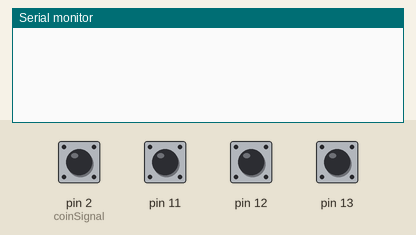
The sketch below on a simulated Arduino Uno, built with avr-gcc and run on an emulated ATmega328P. Shown: the last lines printed to the serial monitor. The test bench sets the inputs (shaded band); at power-on: pin 2 (coinSignal), pin 11–13 HIGH.

Above: at 1.3 s.
1.4 s: pin 2 (coinSignal) pulled LOW for 0.15 s
At 1.7 s:
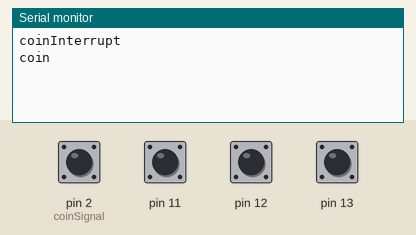
3.0 s: pin 11 pulled LOW for 0.15 s
At 4.3 s:
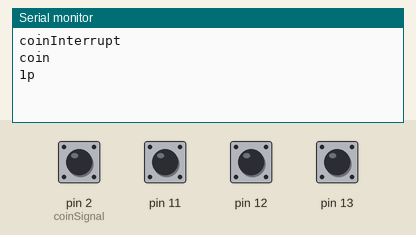
4.6 s: pin 13 pulled LOW for 0.15 s
At 5.8 s:
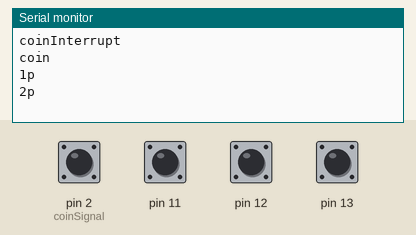

The sketch:

StartButton.ino
```cpp
// 구조체 정의
struct Button {
  int pin;  // 버튼 핀 번호
  int state;  // 버튼 상태를 저장할 변수
  int lastState; // 이전 버튼 상태를 저장할 변수
  unsigned long lastDebounceTime; // 마지막 디바운싱 타임스탬프
};

// 버튼 객체 생성
Button coinInsert = {12, 0, HIGH, 0}; // 코인 삽입 버튼
Button button1p = {11, 0, HIGH, 0};   // 1p 버튼
Button button2p = {13, 0, HIGH, 0};   // 2p 버튼

int coinSignal = 2;
bool isInserted = false;

unsigned long debounceDelay = 50;    // 디바운싱 딜레이

void setup() {
  Serial.begin(115200);
  pinMode(coinInsert.pin, INPUT_PULLUP);
  pinMode(button1p.pin, INPUT_PULLUP);
  pinMode(button2p.pin, INPUT_PULLUP);
  pinMode(coinSignal, INPUT_PULLUP);

  attachInterrupt(digitalPinToInterrupt(coinSignal), coinInterrupt, FALLING );

  delay(100);
}

void loop() {
  // 코인 삽입 버튼 업데이트
  updateButton(&coinInsert);
  // 1p 버튼 업데이트
  updateButton(&button1p);
  // 2p 버튼 업데이트
  updateButton(&button2p);

  if(isInserted){
    isInserted = false;
    Serial.println("coin");
    // delay(2000);
  }
}

// 버튼 업데이트 함수
void updateButton(Button *button) {
  int reading = digitalRead(button->pin);

  if (reading != button->lastState) {
    button->lastDebounceTime = millis();
  }

  if ((millis() - button->lastDebounceTime) > debounceDelay) {
    if (reading != button->state) {
      button->state = reading;

      if (button->state == LOW) {
        if (button == &coinInsert) {
          Serial.println("coin");
        } else if (button == &button1p) {
          Serial.println("1p");
        } else if (button == &button2p) {
          Serial.println("2p");
        }
      }
    }
  }

  button->lastState = reading;
}


void coinInterrupt(){
  isInserted = true;
  Serial.println("coinInterrupt");
  delay(1000);
}
```

Measured:
- after the input at 1.4 s, the serial monitor: prints a new line at once (image 1)
- after the input at 3.0 s, the serial monitor: prints a new line after 0.05 s (image 2)
- after the input at 4.6 s, the serial monitor: prints a new line after 0.05 s (image 3)
